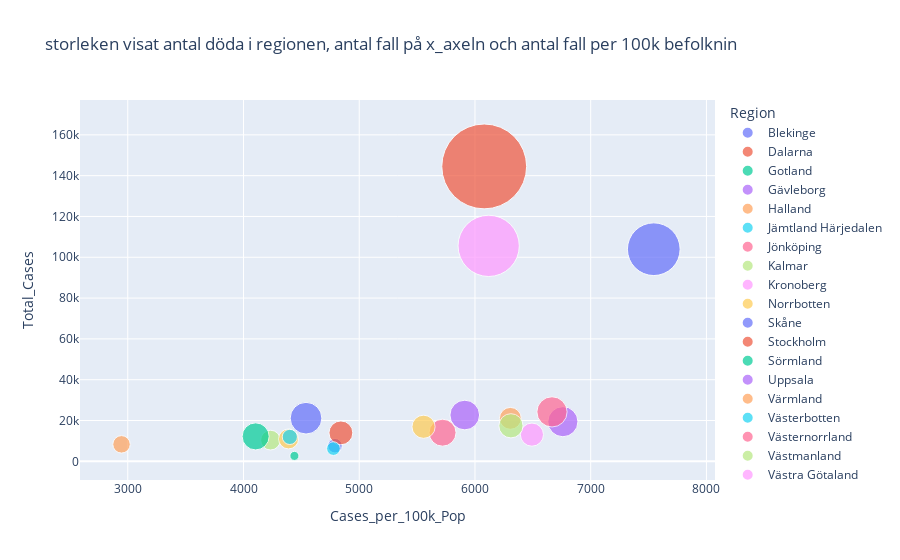

Write notebook code for a chart like this one.
### Code cell
import pandas as pd
import plotly.graph_objects as go
import plotly.express as px
import matplotlib.pyplot as plt 

df = pd.read_csv("Regional_Totals_Data.csv")
total_cases = df["Total_Cases"]
lista_regioner= df["Region"]
cases_per_100k = df["Cases_per_100k_Pop"]

#colors = ['red', 'orange', 'yellow', 'green', 'blue', 'purple', 'pink', 'brown', 'gray', 'gold',"medium slate blue","AntiqueWhite", "aquamarine", "brown2", "burlywood", "cadet blue", "coral", "dark slate","graydark salmon","dark orchid", "DarkOrange "]
#df["colors"] = colors

#fig = px.scatter( x=cases_per_100k, y=total_cases, hover_name=lista_regioner, title="wuuusuup")
fig = px.scatter(df, x="Cases_per_100k_Pop", y="Total_Cases", color="Region", size='Total_Deaths', size_max=60, title="storleken visar antal döda i en region, antal fall på x_axeln och antal fall per 100k befolknin ")
fig.show()

### Figure 1 — Plotly figure (JSON) as saved in the notebook; plotly's stock layout.template omitted (floating-point values rounded to 4 significant figures)
{"data": [{"hovertemplate": "Region=Blekinge<br>Cases_per_100k_Pop=%{x}<br>Total_Cases=%{y}<br>Total_Deaths=%{marker.size}<extra></extra>", "legendgroup": "Blekinge", "marker": {"color": "#636efa", "size": [112], "sizemode": "area", "sizeref": 1.061, "symbol": "circle"}, "mode": "markers", "name": "Blekinge", "orientation": "v", "showlegend": true, "type": "scatter", "x": [4791.0], "xaxis": "x", "y": [7646], "yaxis": "y"}, {"hovertemplate": "Region=Dalarna<br>Cases_per_100k_Pop=%{x}<br>Total_Cases=%{y}<br>Total_Deaths=%{marker.size}<extra></extra>", "legendgroup": "Dalarna", "marker": {"color": "#EF553B", "size": [302], "sizemode": "area", "sizeref": 1.061, "symbol": "circle"}, "mode": "markers", "name": "Dalarna", "orientation": "v", "showlegend": true, "type": "scatter", "x": [4842.0], "xaxis": "x", "y": [13942], "yaxis": "y"}, {"hovertemplate": "Region=Gotland<br>Cases_per_100k_Pop=%{x}<br>Total_Cases=%{y}<br>Total_Deaths=%{marker.size}<extra></extra>", "legendgroup": "Gotland", "marker": {"color": "#00cc96", "size": [44], "sizemode": "area", "sizeref": 1.061, "symbol": "circle"}, "mode": "markers", "name": "Gotland", "orientation": "v", "showlegend": true, "type": "scatter", "x": [4440.0], "xaxis": "x", "y": [2650], "yaxis": "y"}, {"hovertemplate": "Region=Gävleborg<br>Cases_per_100k_Pop=%{x}<br>Total_Cases=%{y}<br>Total_Deaths=%{marker.size}<extra></extra>", "legendgroup": "Gävleborg", "marker": {"color": "#ab63fa", "size": [482], "sizemode": "area", "sizeref": 1.061, "symbol": "circle"}, "mode": "markers", "name": "Gävleborg", "orientation": "v", "showlegend": true, "type": "scatter", "x": [6760.0], "xaxis": "x", "y": [19426], "yaxis": "y"}, {"hovertemplate": "Region=Halland<br>Cases_per_100k_Pop=%{x}<br>Total_Cases=%{y}<br>Total_Deaths=%{marker.size}<extra></extra>", "legendgroup": "Halland", "marker": {"color": "#FFA15A", "size": [254], "sizemode": "area", "sizeref": 1.061, "symbol": "circle"}, "mode": "markers", "name": "Halland", "orientation": "v", "showlegend": true, "type": "scatter", "x": [6306.0], "xaxis": "x", "y": [21052], "yaxis": "y"}, {"hovertemplate": "Region=Jämtland Härjedalen<br>Cases_per_100k_Pop=%{x}<br>Total_Cases=%{y}<br>Total_Deaths=%{marker.size}<extra></extra>", "legendgroup": "Jämtland Härjedalen", "marker": {"color": "#19d3f3", "size": [100], "sizemode": "area", "sizeref": 1.061, "symbol": "circle"}, "mode": "markers", "name": "Jämtland Härjedalen", "orientation": "v", "showlegend": true, "type": "scatter", "x": [4777.0], "xaxis": "x", "y": [6249], "yaxis": "y"}, {"hovertemplate": "Region=Jönköping<br>Cases_per_100k_Pop=%{x}<br>Total_Cases=%{y}<br>Total_Deaths=%{marker.size}<extra></extra>", "legendgroup": "Jönköping", "marker": {"color": "#FF6692", "size": [486], "sizemode": "area", "sizeref": 1.061, "symbol": "circle"}, "mode": "markers", "name": "Jönköping", "orientation": "v", "showlegend": true, "type": "scatter", "x": [6666.0], "xaxis": "x", "y": [24236], "yaxis": "y"}, {"hovertemplate": "Region=Kalmar<br>Cases_per_100k_Pop=%{x}<br>Total_Cases=%{y}<br>Total_Deaths=%{marker.size}<extra></extra>", "legendgroup": "Kalmar", "marker": {"color": "#B6E880", "size": [207], "sizemode": "area", "sizeref": 1.061, "symbol": "circle"}, "mode": "markers", "name": "Kalmar", "orientation": "v", "showlegend": true, "type": "scatter", "x": [4234.0], "xaxis": "x", "y": [10391], "yaxis": "y"}, {"hovertemplate": "Region=Kronoberg<br>Cases_per_100k_Pop=%{x}<br>Total_Cases=%{y}<br>Total_Deaths=%{marker.size}<extra></extra>", "legendgroup": "Kronoberg", "marker": {"color": "#FF97FF", "size": [284], "sizemode": "area", "sizeref": 1.061, "symbol": "circle"}, "mode": "markers", "name": "Kronoberg", "orientation": "v", "showlegend": true, "type": "scatter", "x": [6492.0], "xaxis": "x", "y": [13080], "yaxis": "y"}, {"hovertemplate": "Region=Norrbotten<br>Cases_per_100k_Pop=%{x}<br>Total_Cases=%{y}<br>Total_Deaths=%{marker.size}<extra></extra>", "legendgroup": "Norrbotten", "marker": {"color": "#FECB52", "size": [212], "sizemode": "area", "sizeref": 1.061, "symbol": "circle"}, "mode": "markers", "name": "Norrbotten", "orientation": "v", "showlegend": true, "type": "scatter", "x": [4389.0], "xaxis": "x", "y": [10977], "yaxis": "y"}, {"hovertemplate": "Region=Skåne<br>Cases_per_100k_Pop=%{x}<br>Total_Cases=%{y}<br>Total_Deaths=%{marker.size}<extra></extra>", "legendgroup": "Skåne", "marker": {"color": "#636efa", "size": [1474], "sizemode": "area", "sizeref": 1.061, "symbol": "circle"}, "mode": "markers", "name": "Skåne", "orientation": "v", "showlegend": true, "type": "scatter", "x": [7545.0], "xaxis": "x", "y": [103958], "yaxis": "y"}, {"hovertemplate": "Region=Stockholm<br>Cases_per_100k_Pop=%{x}<br>Total_Cases=%{y}<br>Total_Deaths=%{marker.size}<extra></extra>", "legendgroup": "Stockholm", "marker": {"color": "#EF553B", "size": [3820], "sizemode": "area", "sizeref": 1.061, "symbol": "circle"}, "mode": "markers", "name": "Stockholm", "orientation": "v", "showlegend": true, "type": "scatter", "x": [6080.0], "xaxis": "x", "y": [144522], "yaxis": "y"}, {"hovertemplate": "Region=Sörmland<br>Cases_per_100k_Pop=%{x}<br>Total_Cases=%{y}<br>Total_Deaths=%{marker.size}<extra></extra>", "legendgroup": "Sörmland", "marker": {"color": "#00cc96", "size": [389], "sizemode": "area", "sizeref": 1.061, "symbol": "circle"}, "mode": "markers", "name": "Sörmland", "orientation": "v", "showlegend": true, "type": "scatter", "x": [4105.0], "xaxis": "x", "y": [12214], "yaxis": "y"}, {"hovertemplate": "Region=Uppsala<br>Cases_per_100k_Pop=%{x}<br>Total_Cases=%{y}<br>Total_Deaths=%{marker.size}<extra></extra>", "legendgroup": "Uppsala", "marker": {"color": "#ab63fa", "size": [467], "sizemode": "area", "sizeref": 1.061, "symbol": "circle"}, "mode": "markers", "name": "Uppsala", "orientation": "v", "showlegend": true, "type": "scatter", "x": [5912.0], "xaxis": "x", "y": [22684], "yaxis": "y"}, {"hovertemplate": "Region=Värmland<br>Cases_per_100k_Pop=%{x}<br>Total_Cases=%{y}<br>Total_Deaths=%{marker.size}<extra></extra>", "legendgroup": "Värmland", "marker": {"color": "#FFA15A", "size": [162], "sizemode": "area", "sizeref": 1.061, "symbol": "circle"}, "mode": "markers", "name": "Värmland", "orientation": "v", "showlegend": true, "type": "scatter", "x": [2946.0], "xaxis": "x", "y": [8320], "yaxis": "y"}, {"hovertemplate": "Region=Västerbotten<br>Cases_per_100k_Pop=%{x}<br>Total_Cases=%{y}<br>Total_Deaths=%{marker.size}<extra></extra>", "legendgroup": "Västerbotten", "marker": {"color": "#19d3f3", "size": [123], "sizemode": "area", "sizeref": 1.061, "symbol": "circle"}, "mode": "markers", "name": "Västerbotten", "orientation": "v", "showlegend": true, "type": "scatter", "x": [4400.0], "xaxis": "x", "y": [11957], "yaxis": "y"}, {"hovertemplate": "Region=Västernorrland<br>Cases_per_100k_Pop=%{x}<br>Total_Cases=%{y}<br>Total_Deaths=%{marker.size}<extra></extra>", "legendgroup": "Västernorrland", "marker": {"color": "#FF6692", "size": [387], "sizemode": "area", "sizeref": 1.061, "symbol": "circle"}, "mode": "markers", "name": "Västernorrland", "orientation": "v", "showlegend": true, "type": "scatter", "x": [5720.0], "xaxis": "x", "y": [14034], "yaxis": "y"}, {"hovertemplate": "Region=Västmanland<br>Cases_per_100k_Pop=%{x}<br>Total_Cases=%{y}<br>Total_Deaths=%{marker.size}<extra></extra>", "legendgroup": "Västmanland", "marker": {"color": "#B6E880", "size": [311], "sizemode": "area", "sizeref": 1.061, "symbol": "circle"}, "mode": "markers", "name": "Västmanland", "orientation": "v", "showlegend": true, "type": "scatter", "x": [6311.0], "xaxis": "x", "y": [17408], "yaxis": "y"}, {"hovertemplate": "Region=Västra Götaland<br>Cases_per_100k_Pop=%{x}<br>Total_Cases=%{y}<br>Total_Deaths=%{marker.size}<extra></extra>", "legendgroup": "Västra Götaland", "marker": {"color": "#FF97FF", "size": [1993], "sizemode": "area", "sizeref": 1.061, "symbol": "circle"}, "mode": "markers", "name": "Västra Götaland", "orientation": "v", "showlegend": true, "type": "scatter", "x": [6118.0], "xaxis": "x", "y": [105596], "yaxis": "y"}, {"hovertemplate": "Region=Örebro<br>Cases_per_100k_Pop=%{x}<br>Total_Cases=%{y}<br>Total_Deaths=%{marker.size}<extra></extra>", "legendgroup": "Örebro", "marker": {"color": "#FECB52", "size": [285], "sizemode": "area", "sizeref": 1.061, "symbol": "circle"}, "mode": "markers", "name": "Örebro", "orientation": "v", "showlegend": true, "type": "scatter", "x": [5556.0], "xaxis": "x", "y": [16934], "yaxis": "y"}, {"hovertemplate": "Region=Östergötland<br>Cases_per_100k_Pop=%{x}<br>Total_Cases=%{y}<br>Total_Deaths=%{marker.size}<extra></extra>", "legendgroup": "Östergötland", "marker": {"color": "#636efa", "size": [534], "sizemode": "area", "sizeref": 1.061, "symbol": "circle"}, "mode": "markers", "name": "Östergötland", "orientation": "v", "showlegend": true, "type": "scatter", "x": [4540.0], "xaxis": "x", "y": [21135], "yaxis": "y"}], "layout": {"legend": {"itemsizing": "constant", "title": {"text": "Region"}, "tracegroupgap": 0}, "title": {"text": "storleken visat antal döda i regionen, antal fall på x_axeln och antal fall per 100k befolknin "}, "xaxis": {"anchor": "y", "domain": [0, 1], "title": {"text": "Cases_per_100k_Pop"}}, "yaxis": {"anchor": "x", "domain": [0, 1], "title": {"text": "Total_Cases"}}}}
